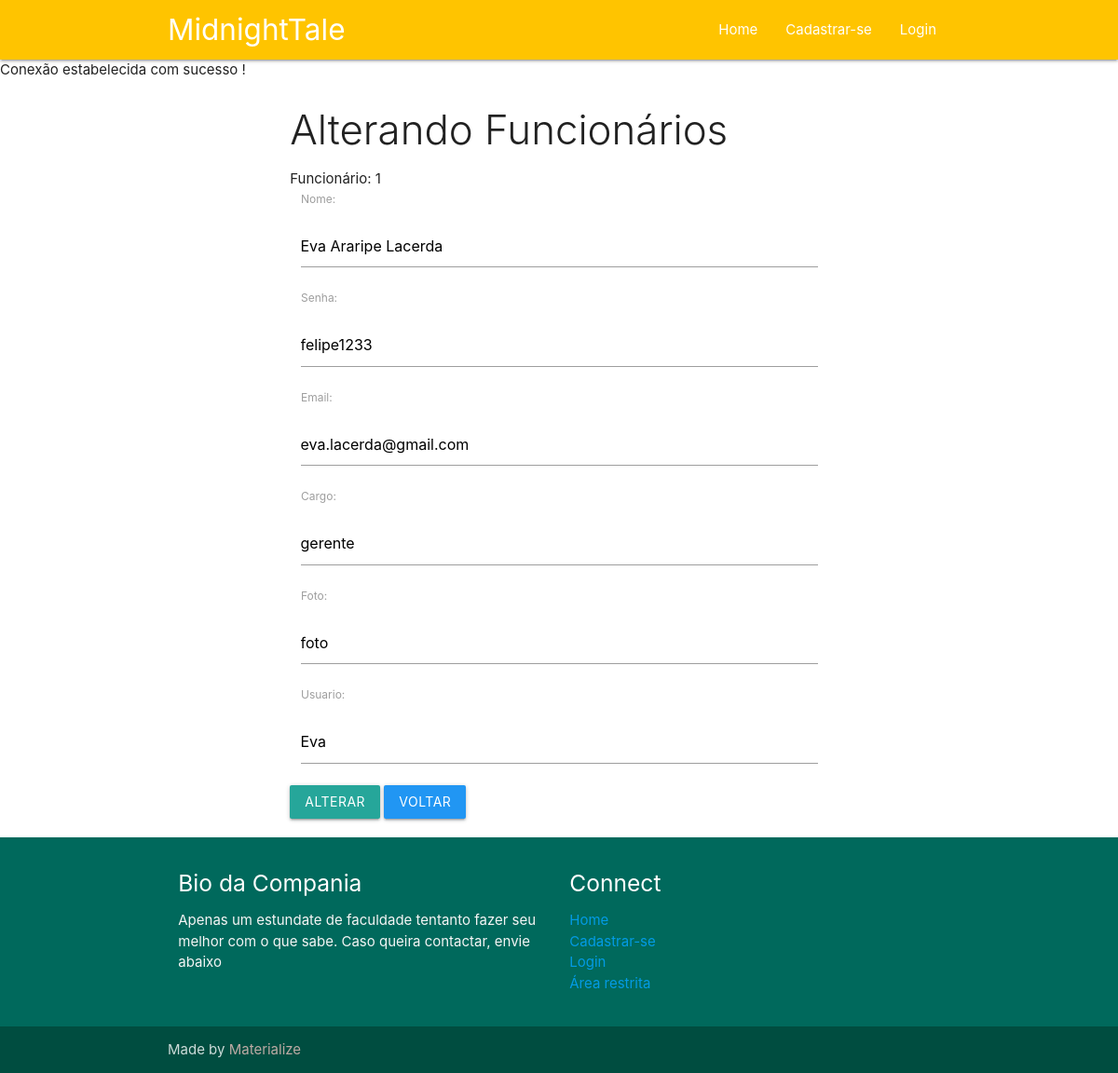
The app's page /alterar_func_meu.php?id=1 with its own data.
### tables this page shows
CREATE TABLE `tabfuncionarios` (
  `funId` int(11) NOT NULL,
  `funNome` varchar(40) NOT NULL,
  `funSenha` varchar(40) NOT NULL,
  `funEmail` varchar(40) NOT NULL,
  `funCargo` varchar(40) NOT NULL,
  `funUsuario` varchar(40) NOT NULL,
  `funFoto` varchar(40) NOT NULL
);

### alterar_func_meu.php (the view, shortened to what this page needs)
<?php
require_once "cabecalho.php";
require_once "conf_meu.php";
$codigo = $_GET['id'];
$consulta = $conexao->prepare('SELECT * FROM tabfuncionarios WHERE funId = :code');
$consulta->bindValue(':code', $codigo);
$consulta->execute();
$linha = $consulta->fetch(PDO::FETCH_ASSOC);
?>
<!DOCTYPE html>
<html lang="pt-br">
<head>
</head>
<body>
<main>
<div class="row">
   <div class="col s12 m6 push-m3">
      <h3 class="light">Alterando Funcionários</h3>
      <?php echo "Funcionário: {$linha['funId']}"; ?>
      <form action="altera_funcionario_action.php" method="post">
         <div class="input-field col s12">
            <label for="nome">Nome: </label><br>
            <input type="text" name="txtNome" id="nome" value="<?php echo "{$linha['funNome']}"; ?>">
         </div>
         <div class="input-field col s12">
            <label for="senha">Senha: </label><br>
            <input type="text" name="txtSenha" id="senha" value="<?php echo "{$linha['funSenha']}"; ?>">
         </div>
         <div class="input-field col s12">
            <label for="email">Email: </label><br>
            <input type="email" name="txtEmail" id="email" value="<?php echo "{$linha['funEmail']}"; ?>">
         </div>
         <div class="input-field col s12">
            <label for="cargo">Cargo: </label><br>
            <input type="text" name="txtCargo" id="cargo" value="<?php echo "{$linha['funCargo']}"; ?>">
         </div>
         <div class="input-field col s12">
            <label for="foto">Foto: </label><br>
            <input type="text" name="txtFoto" id="foto" value="<?php echo "{$linha['funFoto']}"; ?>">
         </div>
         <div class="input-field col s12">
            <label for="usuario">Usuario: </label><br>
            <input type="text" name="txtUsuario" id="usuario" value="<?php echo "{$linha['funUsuario']}"; ?>">
         </div>
         <button type=" submit" class="btn" name="btnalterar">Alterar </button>
         <a href="listar_func.php" class="btn blue">Voltar</a>
      </form>
   </div>
</main>
</body>
</html>
<?php
require_once "rodape.php";
?>

### records on screen
tabfuncionarios: funId "1", txtNome "Eva Araripe Lacerda", txtSenha "felipe1233", txtEmail "eva.lacerda@gmail.com", txtCargo "gerente", txtFoto "foto", txtUsuario "Eva"
